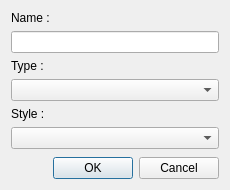
<?xml version="1.0" encoding="UTF-8"?>
<ui version="4.0">
 <class>SetEdit</class>
 <widget class="QDialog" name="SetEdit">
  <property name="windowModality">
   <enum>Qt::ApplicationModal</enum>
  </property>
  <property name="geometry">
   <rect>
    <x>0</x>
    <y>0</y>
    <width>230</width>
    <height>190</height>
   </rect>
  </property>
  <property name="minimumSize">
   <size>
    <width>230</width>
    <height>190</height>
   </size>
  </property>
  <property name="maximumSize">
   <size>
    <width>230</width>
    <height>190</height>
   </size>
  </property>
  <property name="windowTitle">
   <string>Properties</string>
  </property>
  <layout class="QVBoxLayout" name="horizontalLayout">
   <item>
    <widget class="QLabel" name="label_1">
     <property name="text">
      <string>Name :</string>
     </property>
    </widget>
   </item>
   <item>
    <widget class="QLineEdit" name="m_poNameInput"/>
   </item>
   <item>
    <widget class="QLabel" name="label_2">
     <property name="text">
      <string>Type :</string>
     </property>
    </widget>
   </item>
   <item>
    <widget class="QComboBox" name="m_poTypeSelect"/>
   </item>
   <item>
    <widget class="QLabel" name="label_3">
     <property name="text">
      <string>Style :</string>
     </property>
    </widget>
   </item>
   <item>
    <widget class="QComboBox" name="m_poStyleSelect"/>
   </item>
   <item>
    <spacer name="verticalSpacer">
     <property name="orientation">
      <enum>Qt::Vertical</enum>
     </property>
     <property name="sizeHint" stdset="0">
      <size>
       <width>20</width>
       <height>40</height>
      </size>
     </property>
    </spacer>
   </item>
   <item>
    <widget class="QDialogButtonBox" name="buttonBox">
     <property name="orientation">
      <enum>Qt::Horizontal</enum>
     </property>
     <property name="standardButtons">
      <set>QDialogButtonBox::Cancel|QDialogButtonBox::Ok</set>
     </property>
    </widget>
   </item>
  </layout>
 </widget>
 <resources/>
 <connections>
  <connection>
   <sender>buttonBox</sender>
   <signal>accepted()</signal>
   <receiver>SetEdit</receiver>
   <slot>accept()</slot>
   <hints>
    <hint type="sourcelabel">
     <x>248</x>
     <y>254</y>
    </hint>
    <hint type="destinationlabel">
     <x>157</x>
     <y>274</y>
    </hint>
   </hints>
  </connection>
  <connection>
   <sender>buttonBox</sender>
   <signal>rejected()</signal>
   <receiver>SetEdit</receiver>
   <slot>reject()</slot>
   <hints>
    <hint type="sourcelabel">
     <x>316</x>
     <y>260</y>
    </hint>
    <hint type="destinationlabel">
     <x>286</x>
     <y>274</y>
    </hint>
   </hints>
  </connection>
 </connections>
</ui>
